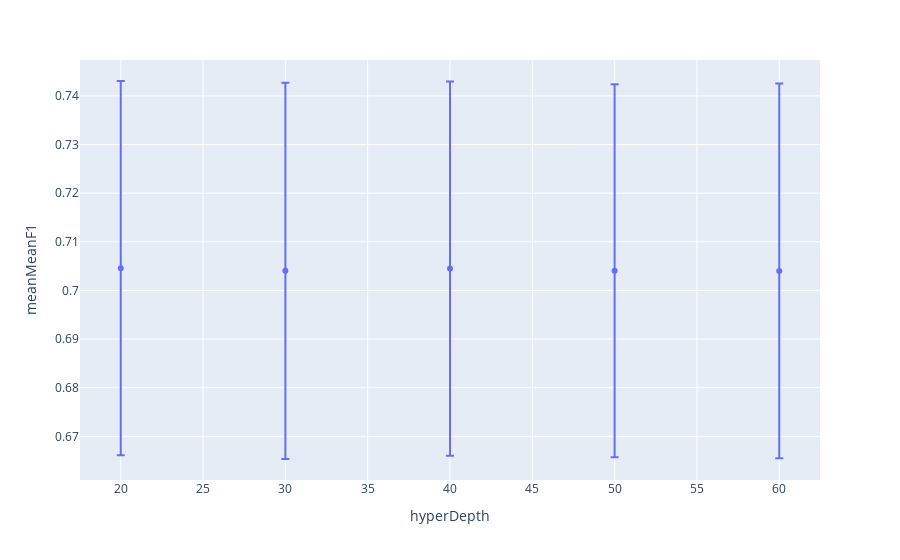

Source (notebook cell):
### Code cell
aux=hyperParams[(hyperParams.hyperThres==optimal.hyperThres)&(hyperParams.hyperDuration==optimal.hyperDuration)&
                (hyperParams.hyperClose==optimal.hyperClose)&(hyperParams.hyperConfidence==optimal.hyperConfidence)].reset_index(drop=True)
px.scatter(aux,x='hyperDepth',y='meanMeanF1',error_y='stdMeanF1')

### Figure 1 — Plotly figure (JSON) as saved in the notebook; plotly's stock layout.template omitted (floating-point values rounded to 4 significant figures)
{"data": [{"error_y": {"array": [0.03848, 0.03869, 0.03846, 0.03835, 0.03851]}, "hovertemplate": "hyperDepth=%{x}<br>meanMeanF1=%{y}<extra></extra>", "legendgroup": "", "marker": {"color": "#636efa", "symbol": "circle"}, "mode": "markers", "name": "", "orientation": "v", "showlegend": false, "type": "scatter", "x": [20, 30, 40, 50, 60], "xaxis": "x", "y": [0.7046, 0.704, 0.7045, 0.7041, 0.704], "yaxis": "y"}], "layout": {"legend": {"tracegroupgap": 0}, "margin": {"t": 60}, "xaxis": {"anchor": "y", "domain": [0, 1], "title": {"text": "hyperDepth"}}, "yaxis": {"anchor": "x", "domain": [0, 1], "title": {"text": "meanMeanF1"}}}}
